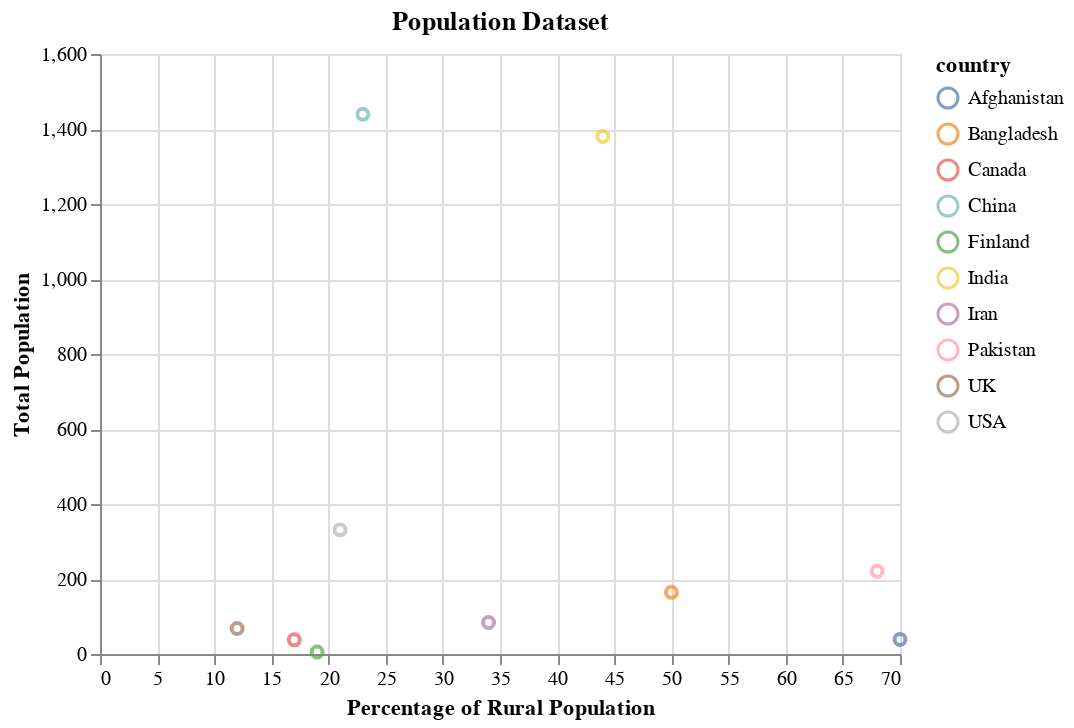

Notebook cell for this chart:
### Markdown cell above
# Altair Scatterplot

The source of this data is United Nations Population Division, New York, World Urbanization Prospects: The 2018 Revision. <br>
For this altair scatterplot I am using Population data for the year 2018, more specifically:

- Percentage of Population Living in Rural Areas (x-axis)
- Total population of the country, in millions (y-axis)

### Code cell
alt.Chart(df).mark_point().encode(x=alt.X('percentage', axis=alt.Axis(title='Percentage of Rural Population')), 
                                  y=alt.Y('population', axis=alt.Axis(title='Total Population')),
                                  color='country').properties(
                                                       title='Population Dataset')

### Figure 1 — Vega-Lite specification as saved in the notebook (floating-point values rounded to 4 significant figures)
{"config": {"view": {"continuousWidth": 400, "continuousHeight": 300}}, "data": {"name": "data-895007edd4abe141b1c465e7a726df8b"}, "mark": "point", "encoding": {"color": {"type": "nominal", "field": "country"}, "x": {"type": "quantitative", "axis": {"title": "Percentage of Rural Population"}, "field": "percentage"}, "y": {"type": "quantitative", "axis": {"title": "Total Population"}, "field": "population"}}, "title": "Population Dataset", "$schema": "https://vega.github.io/schema/vega-lite/v4.8.1.json", "datasets": {"data-895007edd4abe141b1c465e7a726df8b": [{"country": "Afghanistan", "population": 38.93, "percentage": 70}, {"country": "Bangladesh", "population": 164.7, "percentage": 50}, {"country": "Canada", "population": 37.74, "percentage": 17}, {"country": "China", "population": 1439.0, "percentage": 23}, {"country": "Finland", "population": 5.541, "percentage": 19}, {"country": "India", "population": 1380.0, "percentage": 44}, {"country": "Iran", "population": 83.99, "percentage": 34}, {"country": "Pakistan", "population": 220.9, "percentage": 68}, {"country": "UK", "population": 67.89, "percentage": 12}, {"country": "USA", "population": 331.0, "percentage": 21}]}}
